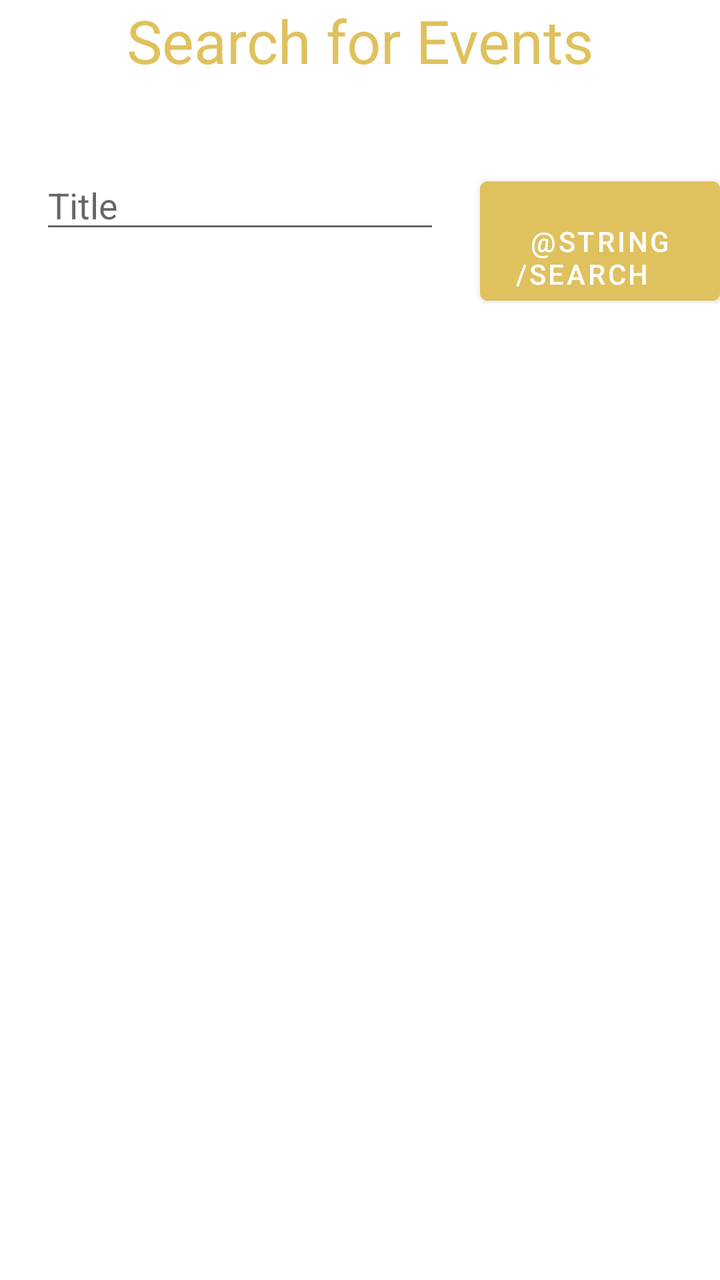
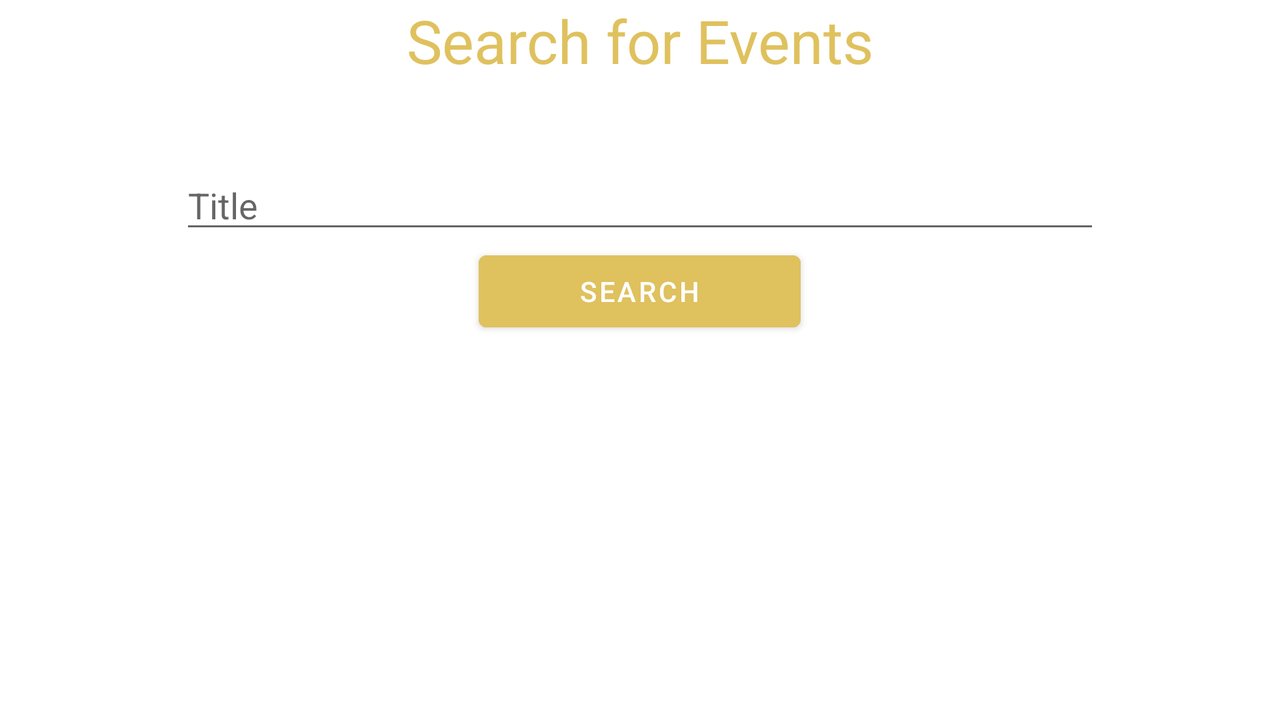

Two renders of one Android screen. The first uses the default layout on a phone; the second uses the alternative layout the repository ships for a different screen configuration, on a matching device. The two XML files are below.
<!-- AndroidManifest.xml: application theme Theme.AndroidWerkstuk.NoActionBar -->
<!-- res/layout/fragment_searchforevent.xml -->
<?xml version="1.0" encoding="utf-8"?>

<ScrollView
    xmlns:android="http://schemas.android.com/apk/res/android"
    android:layout_width="fill_parent"
    android:layout_height="fill_parent">
<LinearLayout xmlns:android="http://schemas.android.com/apk/res/android"
    android:layout_width="match_parent"
    android:layout_height="match_parent"
    android:orientation="vertical">

    <TextView
        android:layout_width="match_parent"
        android:layout_height="wrap_content"
        android:layout_marginHorizontal="30dp"
        android:text="@string/searchForEvents"
        android:textAlignment="center"
        android:textColor="#dfc15e"
        android:layout_marginBottom="40dp"


        android:textSize="30dp"
        android:gravity="center_horizontal" />

    <LinearLayout
        android:layout_width="match_parent"
        android:layout_height="wrap_content"
        android:orientation="horizontal"
        >


        <EditText
            android:id="@+id/textfield_searchEvent"
            android:layout_width="200dp"
            android:layout_height="wrap_content"
            android:inputType="text"
            android:layout_marginLeft="20dp"
            android:hint="@string/title"



            />

        <Button
            android:id="@+id/button_searchEvent"
            android:layout_width="wrap_content"
            android:layout_height="wrap_content"
            android:text="    @string/search    "
            android:backgroundTint="#dfc15e"
            android:layout_marginLeft="20dp"
            />


    </LinearLayout>

    <androidx.recyclerview.widget.RecyclerView
        android:id="@+id/recyclerViewEventsSearch"
        android:layout_marginTop="30dp"
        android:layout_width="match_parent"
        android:layout_height="match_parent" />

</LinearLayout>
    </ScrollView>
<!-- resources referenced by this layout -->
<resources>
  <string name="search">Search</string>
  <string name="searchForEvents">Search for Events</string>
  <string name="title">Title</string>
  <style name="Theme.AndroidWerkstuk.NoActionBar">
          <item name="windowActionBar">false</item>
          <item name="windowNoTitle">true</item>
      </style>
</resources>
<!-- res/layout-land/fragment_searchforevent.xml (the repository's variant of the layout above) -->
<!-- drawn on the phone turned sideways -->
<?xml version="1.0" encoding="utf-8"?>
<ScrollView
    xmlns:android="http://schemas.android.com/apk/res/android"
    android:layout_width="fill_parent"
    android:layout_height="fill_parent">
<LinearLayout xmlns:android="http://schemas.android.com/apk/res/android"
    android:layout_width="match_parent"
    android:layout_height="match_parent"
    android:orientation="vertical">

    <TextView
        android:layout_width="match_parent"
        android:layout_height="wrap_content"
        android:layout_marginHorizontal="30dp"
        android:text="@string/searchForEvents"
        android:textAlignment="center"
        android:textColor="#dfc15e"
        android:layout_marginBottom="40dp"


        android:textSize="30dp"
        android:gravity="center_horizontal" />

    <LinearLayout
        android:layout_width="match_parent"
        android:layout_height="wrap_content"
        android:orientation="vertical"
        android:gravity="center"
        >


        <EditText
            android:id="@+id/textfield_searchEvent"
            android:layout_width="match_parent"
            android:layout_height="wrap_content"
            android:inputType="text"
            android:layout_marginLeft="90dp"
            android:layout_marginRight="90dp"
            android:hint="@string/title"



            />

        <Button
            android:id="@+id/button_searchEvent"
            android:layout_width="wrap_content"
            android:layout_height="wrap_content"
            android:text="@string/search"

            android:paddingLeft="50dp"
            android:paddingRight="50dp"

            android:backgroundTint="#dfc15e"

            />


    </LinearLayout>

    <androidx.recyclerview.widget.RecyclerView
        android:id="@+id/recyclerViewEventsSearch"
        android:layout_marginTop="30dp"
        android:layout_width="match_parent"
        android:layout_height="match_parent" />

</LinearLayout>
</ScrollView>
